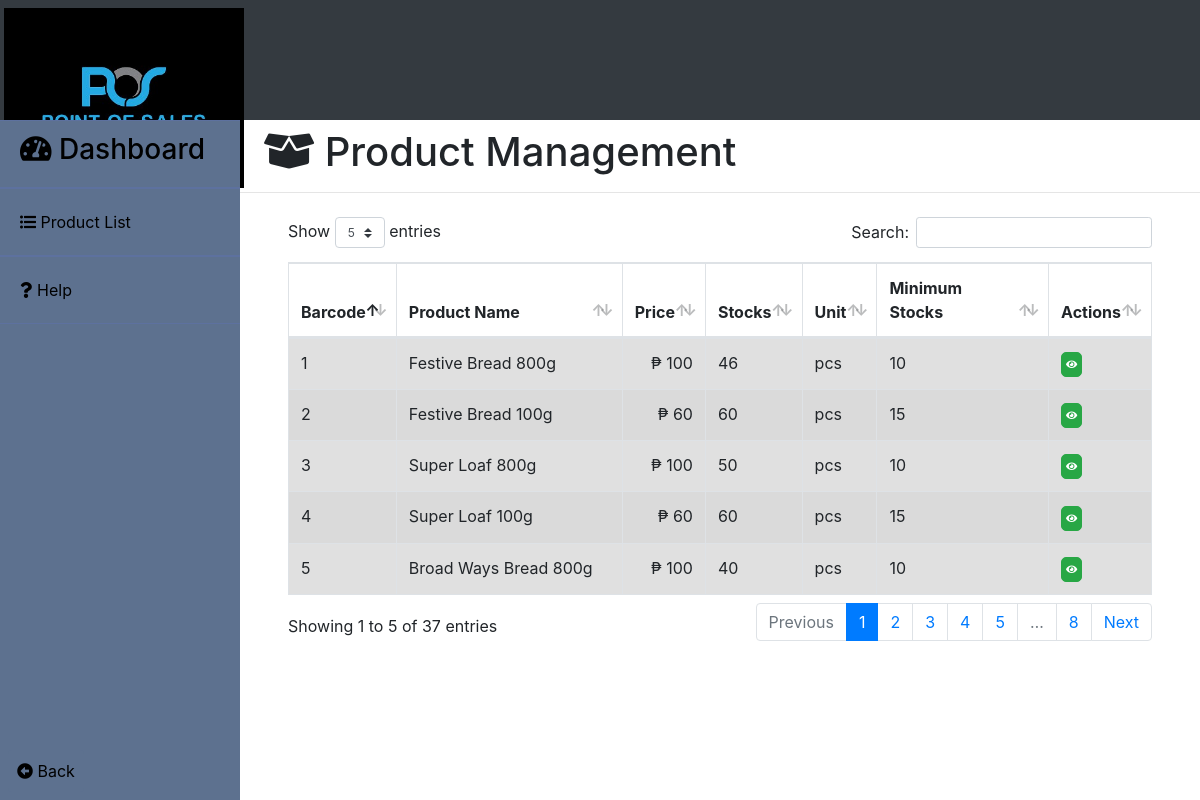
Screenshot of /employee/inventory.php (signed in) with the database file from the repository.
### tables this page shows
CREATE TABLE `products` (
  `product_no` varchar(50) NOT NULL,
  `product_name` varchar(30) DEFAULT NULL,
  `sell_price` varchar(100) DEFAULT NULL,
  `minimum_price` varchar(100) NOT NULL,
  `buying_price` varchar(100) NOT NULL,
  `quantity` int(11) DEFAULT NULL,
  `unit` varchar(30) DEFAULT NULL,
  `min_stocks` int(11) DEFAULT NULL,
  `remarks` text DEFAULT NULL,
  `location` varchar(50) DEFAULT NULL,
  `Expiry_Date` varchar(100) NOT NULL,
  `images` varchar(30) DEFAULT NULL
);

### employee/inventory.php (the view, shortened to what this page needs)
<?php
	include("../server/connection.php");
	$sql = "SELECT * FROM products";
	$result	= mysqli_query($db, $sql);
?>
<!DOCTYPE html>
<html>
<head>
	<?php include('../templates/head1.php');?>
</head>
<body>
	<div class="contain h-100">
		<?php include('../employee/base2.php');?>
		<div>
			<h1 class="ml-4 pt-2"><i class="fas fa-box-open"></i> Product Management</h1>
			<hr>
			<div class="table-responsive mt-4 pl-5 pr-5">
			<table class="table table-striped table-bordered" id="product_table" style="margin-top: -22px;">
				<thead>
					<tr>
						<th scope="col" class="column-text">Barcode</th>
						<th scope="col" class="column-text">Product Name</th>
						<th scope="col" class="column-text">Price</th>
						<th scope="col" class="column-text">Stocks</th>
						<th scope="col" class="column-text">Unit</th>
						<th scope="col" class="column-text">Minimum Stocks</th>
						<th scope="col" class="column-text">Actions</th>
					</tr>
				</thead>
				<tbody class="table-hover">
					<?php
						while($row = mysqli_fetch_assoc($result)){
				  	?>
					<tr class="table-active">
						<td><?php echo $row['product_no'];?></td>
						<td><?php echo $row['product_name'];?></td>
						<td align="right">₱&nbsp<?php echo $row['sell_price'];?></td>
						<td><?php echo $row['quantity'];?></td>
						<td><?php echo $row['unit'];?></td>
						<td><?php echo $row['min_stocks'];?></td>
						<td>
							<button type="button" name="view" style='font-size:10px; border-radius:5px;padding:4px;' id="<?php echo $row['product_no'];?>" class="btn btn-success view_data"><i class="fas fa-eye"></i></button>
						</td>
					</tr>
					<?php } ?>
				</tbody>
			</table>
			</div>
		</div>
	</div>
</body>
</html>

### templates/head1.php (shortened to what this page needs)
<link rel="stylesheet" type="text/css" href="../bootstrap4/css/datepicker.css"/>
<link rel="stylesheet" type="text/css" href="../bootstrap4/css/bootstrap.min.css" />
<link rel="stylesheet" type="text/css" href="../bootstrap4/css/style1.css" />
<link rel="stylesheet" type="text/css" href="../bootstrap4/css/dataTables.bootstrap4.min.css"/>
<link rel="stylesheet" href="../bootstrap4/css/all.min.css"/>
<link rel="stylesheet" href="../bootstrap4/css/typeahead.css"/>

### employee/base2.php
<div class="header bg-dark">
	<img class="img-fluid w-100 mt-2 ml-1" src="../images/logo.png" >
</div>
<div class="sidebar">
	<button><h3><i class="fas fa-tachometer-alt"></i> Dashboard</h3></button>
	<button id="sidebar_button" onclick="window.location.href='../employee/inventory.php'"><i class="fas fa-list-ul"></i> Product List</button>
	<button id="sidebar_button" data-toggle="popover" title="Product Management" data-content="Here you can create, update, delete and view products." data-placement="bottom"><i class="fas fa-question"></i> Help</button>
	<div class="fixed-bottom">
		<button class="btn m-2 p-2" id="sidebar_button" onclick="window.location.href='../employee_page.php'"><i class="fas fa-arrow-alt-circle-left"></i> Back</button>
	</div>
</div>

### rows the page displays
products: product_no "1", product_name "Festive Bread 800g", sell_price "100", quantity "46", unit "pcs", min_stocks "10"
products: product_no "2", product_name "Festive Bread 100g", sell_price "60", quantity "60", unit "pcs", min_stocks "15"
products: product_no "3", product_name "Super Loaf 800g", sell_price "100", quantity "50", unit "pcs", min_stocks "10"
products: product_no "4", product_name "Super Loaf 100g", sell_price "60", quantity "60", unit "pcs", min_stocks "15"
products: product_no "5", product_name "Broad Ways Bread 800g", sell_price "100", quantity "40", unit "pcs", min_stocks "10"
